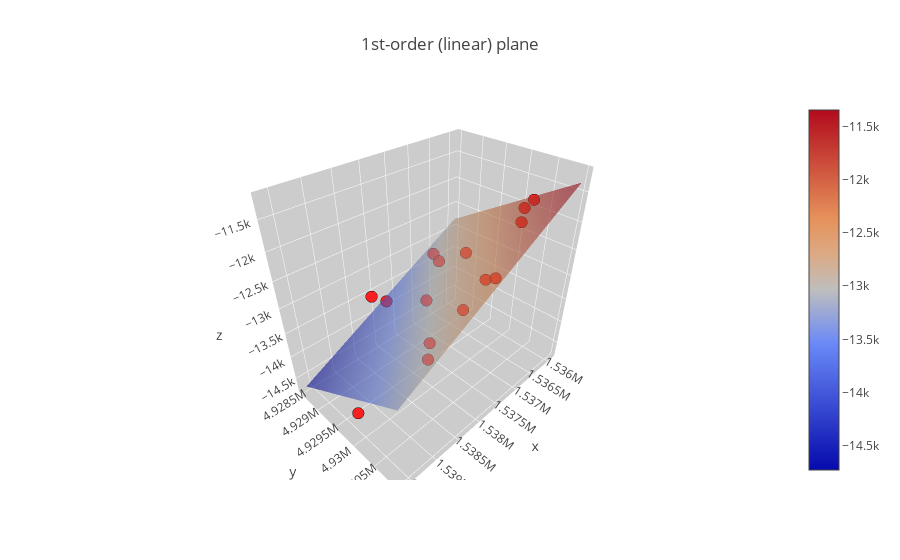

Source (notebook cell):
### Markdown cell above
## CREO UNA MAPPA

### Code cell
#Creo una mappa dei punti su google maps

from gmplot import gmplot
gmap = gmplot.GoogleMapPlotter( 44.5514, 9.4335, 13)

# Scatter points
top_attraction_lats = df['Latitud.']
top_attraction_lons = df['Longit.']


filter_attraction_lats = df_filter['Latitud.']
filter_attraction_lons = df_filter['Longit.']

cluster_attraction_lats = df_cluster_2['Latitud.']# *******ATTENZIONE SONO DATI FILTRATI E CLUSTERIZZATI
cluster_attraction_lons = df_cluster_2['Longit.']



gmap.scatter(top_attraction_lats, top_attraction_lons, '#3B0B39', size=100, marker=False)

#gmap.scatter(filter_attraction_lats, filter_attraction_lons, '#f90707', size=40, marker=False)

gmap.scatter(cluster_attraction_lats, cluster_attraction_lons, '#1307f9', size=50, marker=False)

gmap.heatmap(cluster_attraction_lats, cluster_attraction_lons ) # crea una heatmap
# Draw
gmap.draw("my_map_time.html")


#importo il file depurato degli outlayer:
#df = pd.read_csv('taggia_saorge_ripulita_outlier.csv', sep=',', names=['x', 'y','z'])
    
x = df_cluster_2['x']  
    
y = df_cluster_2['y']   
    
z = df_cluster_2['z']

W = df_cluster_2['weights']


data =  df_cluster_2.as_matrix(columns=['x','y','z'])

# regular grid covering the domain of the data
mn = np.min(data, axis=0)
mx = np.max(data, axis=0)
X,Y = np.meshgrid(np.linspace(mn[0], mx[0], 20), np.linspace(mn[1], mx[1], 20))
XX = X.flatten()
YY = Y.flatten()
    
# best-fit linear plane (1st-order)
# applico i pesi

A = np.c_[data[:,0], data[:,1], np.ones(data.shape[0])]
L = data[:,2]
#AW = A * np.sqrt(W[:,np.newaxis]) # intermedi con pesi per  calcolo dei coefficienti
#LW = L * np.sqrt(W)               # intermedi con pesi per  calcolo dei coefficienti

C,resids,rank,s = scipy.linalg.lstsq(A, L)
print(scipy.linalg.lstsq(A, L))


# evaluate it on grid
Z = C[0]*X + C[1]*Y + C[2]

    
x_s=data[:,0]
y_s=data[:,1]
z_s=data[:,2] # rappresentano  le coordinate dei punti scatter servono peri prossimi plot    
###############################################
# plot points and fitted surface using Plotly##
###############################################


trace1 = go.Scatter3d(
    x=data[:,0],
    y=data[:,1],
    z=data[:,2],
    mode='markers',
    marker=dict(size=4, color='red', line=dict(color='black', width=0.5), opacity=0.85)
)

trace2 = go.Surface(z=Z, x=X, y=Y, colorscale='RdBu', opacity=0.6)
best_fit_plane = trace2
# Package the trace dictionary into a data object
data_test1 = go.Data([trace1, trace2])

# Dictionary of style options for all axes
axis = dict(
    showbackground=True, # show axis background
    backgroundcolor="rgb(204, 204, 204)", # set background color to grey
    gridcolor="rgb(255, 255, 255)",       # set grid line color
    zerolinecolor="rgb(255, 255, 255)",   # set zero grid line color
)

# Make a layout object
layout = go.Layout(
    title='1st-order (linear) plane', # set plot title
    scene=go.Scene(  # axes are part of a 'scene' in 3d plots
        xaxis=go.XAxis(axis), # set x-axis style
        yaxis=go.YAxis(axis), # set y-axis style
        zaxis=go.ZAxis(axis)),  # set z-axis style
)

# Make a figure object
fig = go.Figure(data=data_test1, layout=layout)

# Send to Plotly and show in notebook
#py.iplot(fig, filename='test1') # decommentare per plottare su server online
plot(fig)
iplot(fig)

### Figure 1 — Plotly figure (JSON) as saved in the notebook; plotly's stock layout.template omitted (floating-point values rounded to 4 significant figures; data arrays with more than 128 entries replaced by an {"elided": "..."} marker saying what was removed)
{"data": [{"marker": {"color": "red", "line": {"color": "black", "width": 0.5}, "opacity": 0.85, "size": 4}, "mode": "markers", "type": "scatter3d", "x": [1538000.0, 1537000.0, 1537000.0, 1537000.0, 1537000.0, 1536000.0, 1537000.0, 1540000.0, 1538000.0, 1538000.0, 1538000.0, 1538000.0, 1538000.0, 1537000.0, 1537000.0], "y": [4930000.0, 4931000.0, 4931000.0, 4929000.0, 4931000.0, 4930000.0, 4930000.0, 4930000.0, 4929000.0, 4930000.0, 4929000.0, 4930000.0, 4930000.0, 4930000.0, 4930000.0], "z": [-12460, -11270, -11220, -13080, -12680, -12330, -12330, -14100, -12970, -14010, -13590, -13240, -13040, -12710, -13440]}, {"colorscale": "RdBu", "opacity": 0.6, "type": "surface", "x": {"elided": "20x20 float values"}, "y": {"elided": "20x20 float values"}, "z": {"elided": "20x20 float values"}}], "layout": {"scene": {"xaxis": {"backgroundcolor": "rgb(204, 204, 204)", "gridcolor": "rgb(255, 255, 255)", "showbackground": true, "zerolinecolor": "rgb(255, 255, 255)"}, "yaxis": {"backgroundcolor": "rgb(204, 204, 204)", "gridcolor": "rgb(255, 255, 255)", "showbackground": true, "zerolinecolor": "rgb(255, 255, 255)"}, "zaxis": {"backgroundcolor": "rgb(204, 204, 204)", "gridcolor": "rgb(255, 255, 255)", "showbackground": true, "zerolinecolor": "rgb(255, 255, 255)"}}, "title": "1st-order (linear) plane"}}
